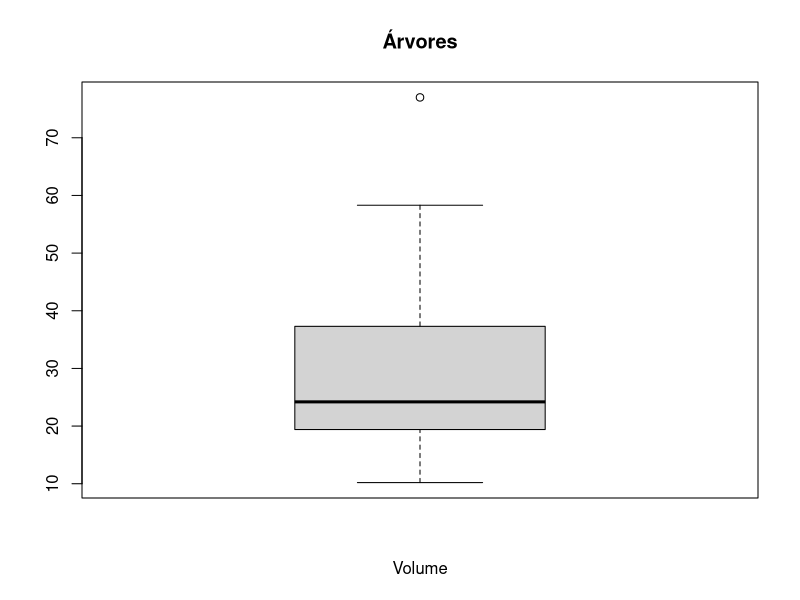
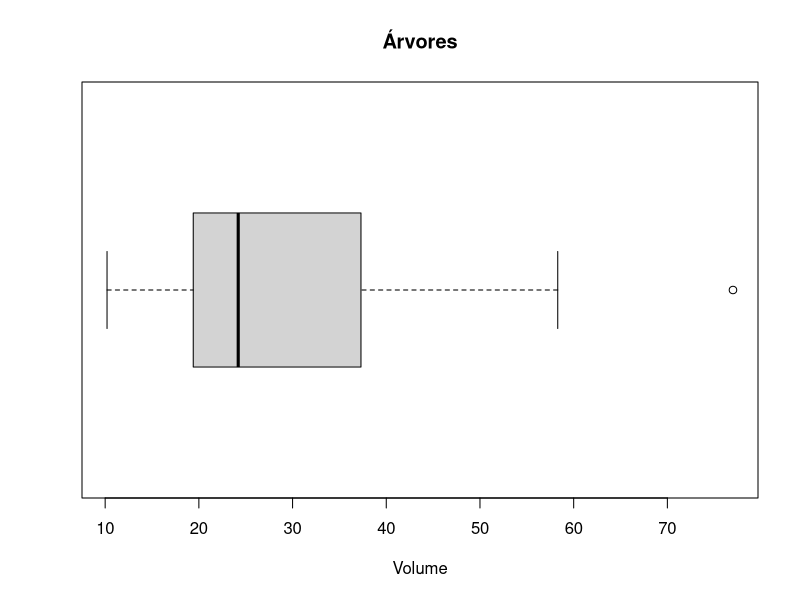
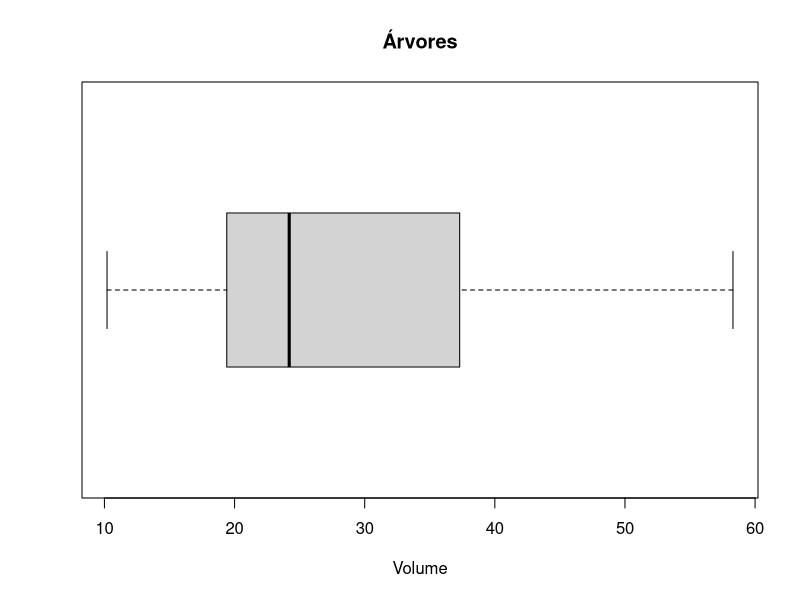
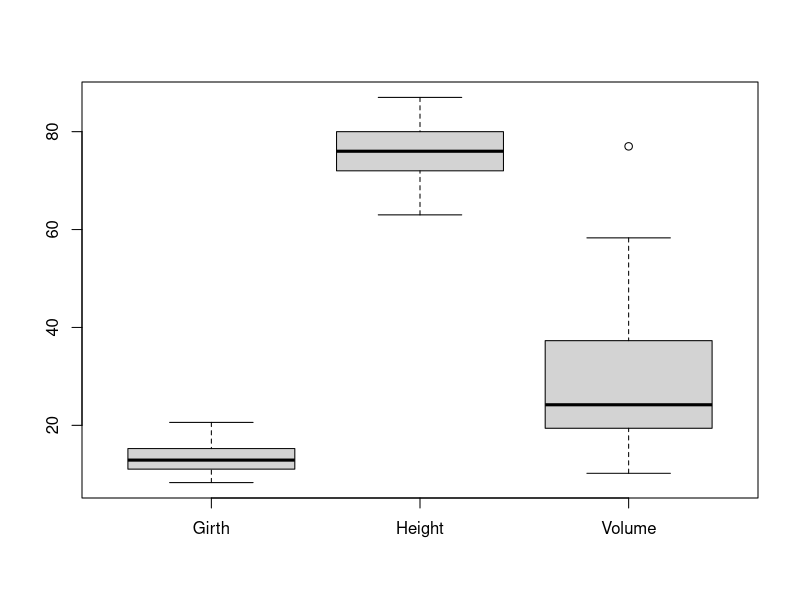
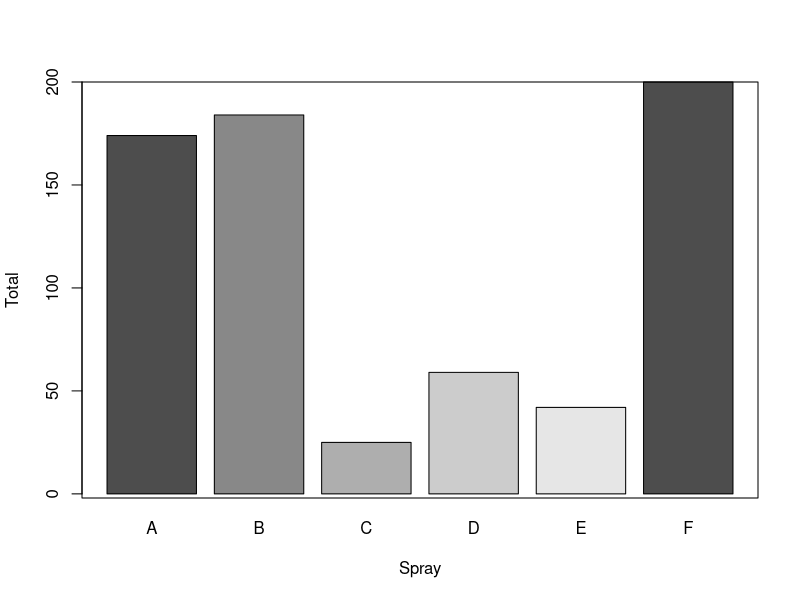
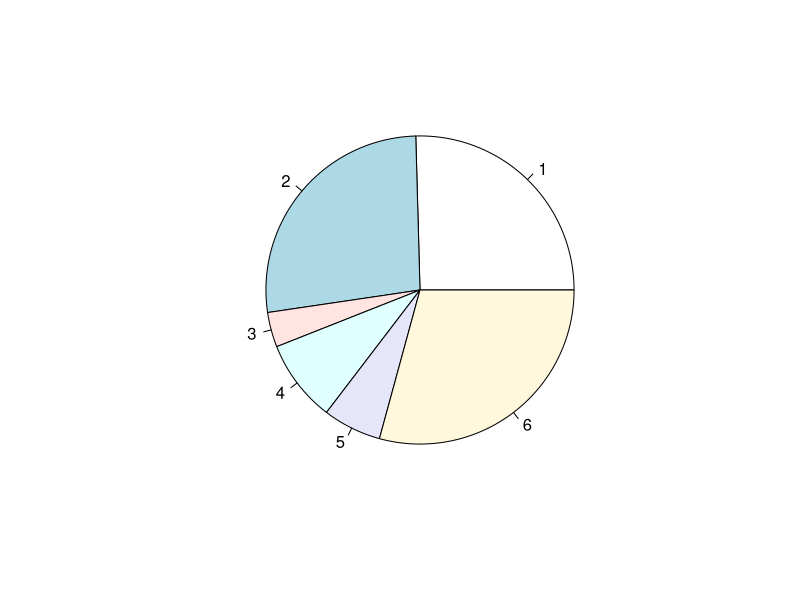
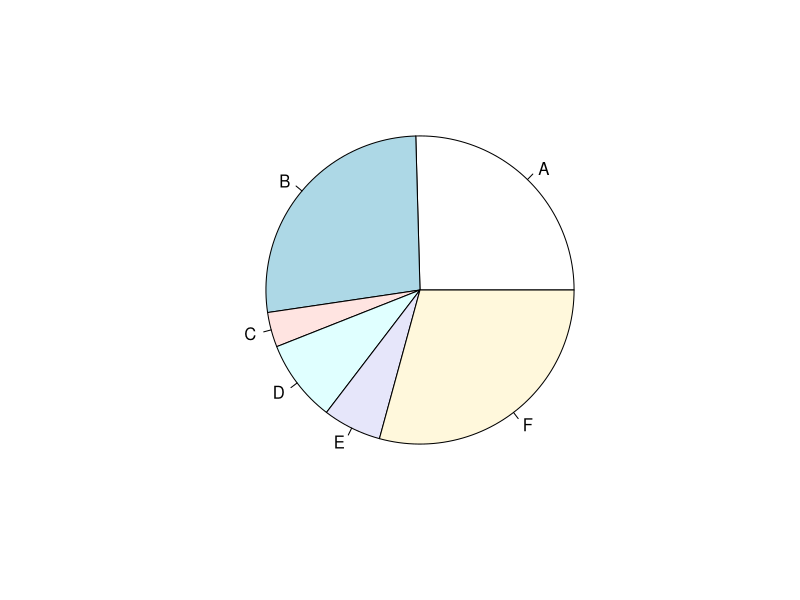
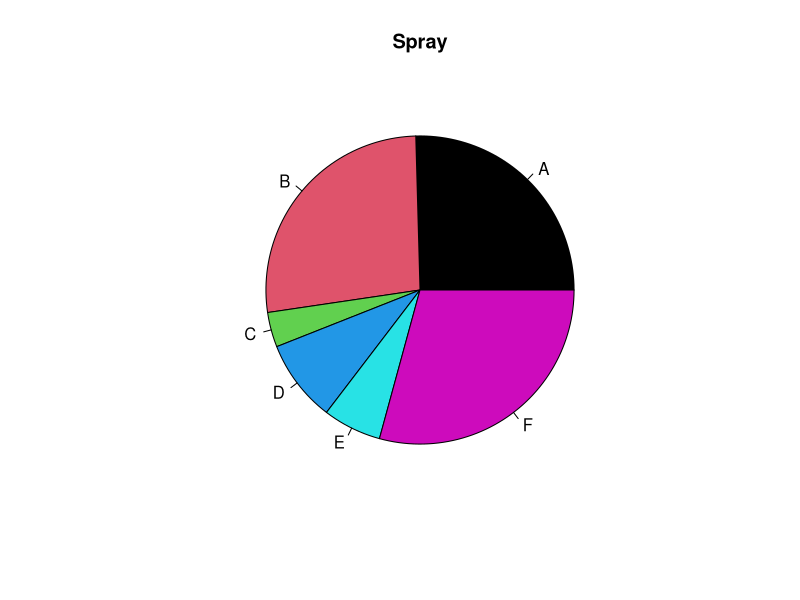

These charts were generated, in order, by the following R code:
## ---- chunk 1

boxplot(trees$Volume,
        main = "Árvores",
        xlab = "Volume")


boxplot(trees$Volume,
        main = "Árvores",
        xlab = "Volume",
        #col = "blue",
        horizontal = TRUE)

boxplot(trees$Volume,
        main = "Árvores",
        xlab = "Volume",
        #col = "blue",
        horizontal = TRUE,
        outline = FALSE)


## ---- chunk 2

boxplot.stats(trees$Volume)

boxplot.stats(trees$Volume)$stats

## ---- chunk 3

# EH SO CHAMAR COM UMA VARIAVEL QUE TENHA MAIS DE UMA COLUNA, TIPO UM DATA FRAME
boxplot(trees)

## ---- chunk 4

InsectSprays

# SOMA TODAS AS VARIAVEIS DA COLUNA X, AGRUPANDO PELA COLUA Y
spray <- aggregate(. ~ spray, data = InsectSprays, sum)

spray

## ---- chunk 5

barplot(height = spray$count, 
        names.arg = spray$spray,
        xlab = "Spray",
        ylab = "Total",
        col = gray.colors(5))
box()

## ---- chunk 6

pie(x = spray$count)

pie(x = spray$count,
    labels = spray$spray)

pie(x = spray$count,
    labels = spray$spray,
    main = "Spray",
    col = c(1:6))

pie(x = spray$count,
    labels = NA,
    col = c(1:nrow(spray)))
legend(x = "bottomleft", legend = spray$spray, fill = c(1:nrow(spray)))
